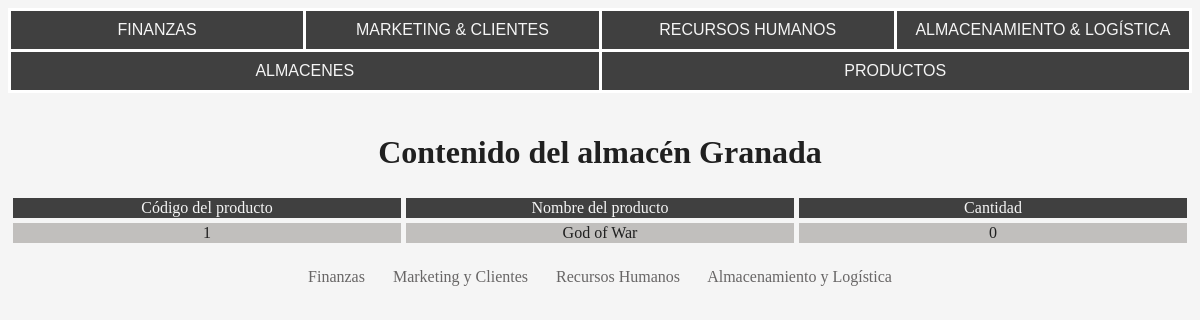
The page /almacenamiento_logistica/contenido_almacen/ALM-000 on the database its author committed.
### app/models.py (models this page shows, shortened)
class Almacen(models.Model):
    Alm = models.CharField(max_length=7, primary_key=True, validators=[RegexValidator(r'^ALM-[0-9]{3}$', message='Código format like ALM-###.')])
    NombreA = models.CharField(max_length=20, null=False)
    Direccion = models.CharField(max_length=40, null=False, unique=True)
    Provincia = models.CharField(max_length=10, null=False)
    Productos = models.ManyToManyField(Producto, through='contiene')

class contiene(models.Model):
    Prod = models.ForeignKey(Producto, on_delete=models.CASCADE)
    Alm = models.ForeignKey(Almacen, on_delete=models.CASCADE)
    CantidadC = models.PositiveIntegerField()
    class Meta:
        unique_together = ('Prod', 'Alm')

class Producto(models.Model):
    Prod = models.PositiveBigIntegerField(primary_key=True)
    NombreP = models.CharField(max_length=20, null=False)
    DescripcionP = models.TextField(max_length=320, null=False)
    Precio = models.DecimalField(max_digits=6, decimal_places=2, null=False, validators=[MinValueValidator(limit_value=0.01, message='El campo debe ser un número mayor que 0')])

### DepAlmLog/views.py (the view)
# urls.py: path('contenido_almacen/<str:Alm>', contenido_almacen, name='contenido_almacen'),
def contenido_almacen(request, Alm):
    productos = contiene.objects.filter(Alm=Alm)
    almacen = Almacen.objects.get(Alm=Alm)
    return render(request, 'almlog/contenido_almacen.html', {
        'productos': productos,
        'almacen': almacen
    })

### templates/almlog/contenido_almacen.html (shortened to what this page needs)
{% extends 'almlog/menu.html' %}
{% load static %}
{% block content %}
<!DOCTYPE html>
<html lang="es">
<head>
    <link rel="stylesheet" href="{% static '/css/almlog/contenido.css' %}">
</head>
<body>
    <h1>Contenido del almacén {{ almacen.NombreA }}</h1>
        <table>
            <tr>
                <td id="title">Código del producto</td>
                <td id="title">Nombre del producto</td>
                <td id="title">Cantidad</td>
            </tr>
            {% for producto in productos %}
            <tr>
                <td id="valor">{{ producto.Prod.Prod }}</td>
                <td id="valor">{{ producto.Prod.NombreP }}</td>
                <td id="valor">{{ producto.CantidadC }}</td>
            </tr>
            {% endfor %}
        </table>
</body>
</html>
{% endblock %}

### static/css/almlog/menu.css (style rules this page uses)
body { background: whitesmoke; color: #202020; }

### static/css/almlog/contenido.css (style rules this page uses)
h1 { text-align: center; }
table { width: 100%; table-layout: fixed; border-collapse: collapse; }
td { text-align: center; vertical-align: middle; border: 5px solid whitesmoke; }
#title { background-color: #404040; color: whitesmoke; }
#valor { background-color: rgb(193, 191, 189); }

### rows shown on the page
Almacen: NombreA "Granada"
contiene: Prod.Prod "1", Prod.NombreP "God of War", CantidadC "0"
